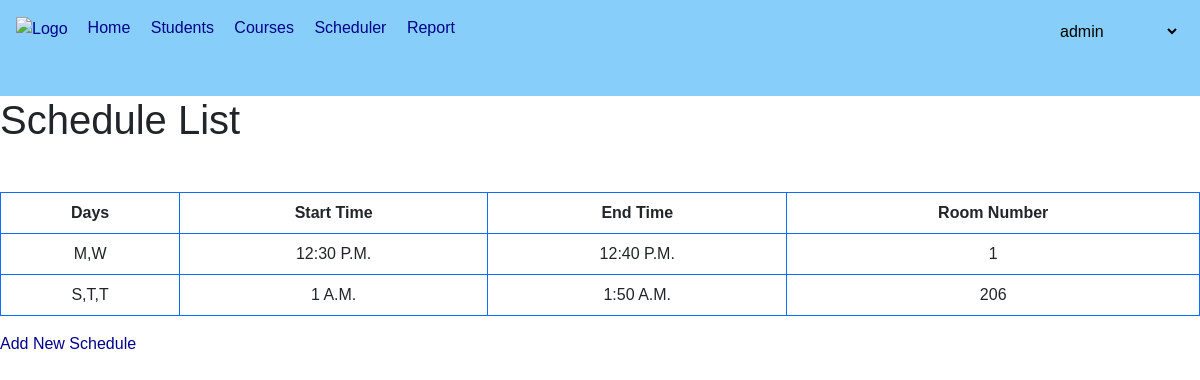
Page /schedule_list/ (signed in) on the earlier database version.
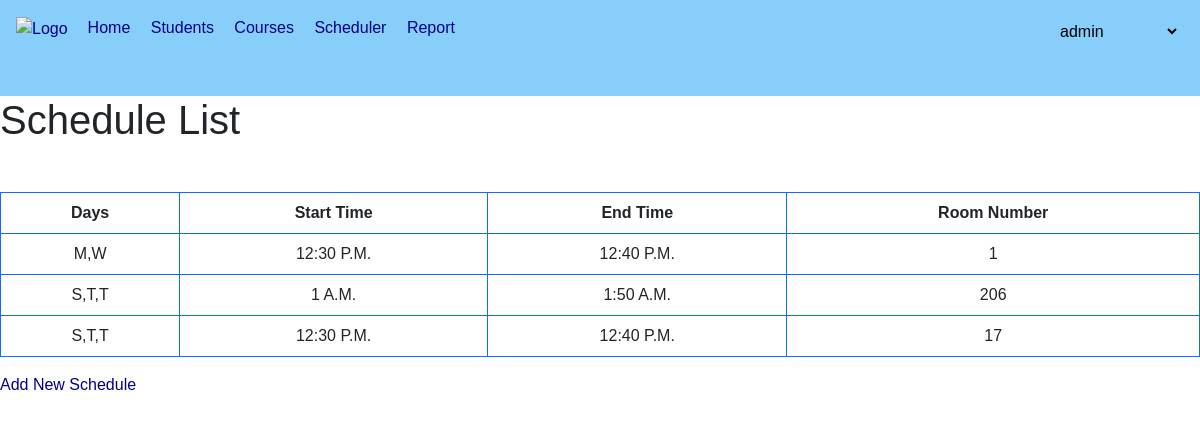
Same page on the later database version.
### courses/models.py (models this page shows, shortened)
class CourseSchedule(models.Model):
    DAY_CHOICES = (
        ('S,T,T', 'Sunday, Tuesday, Thursday'),
        ('M,W', 'Monday, Wednesday')
    )
    days = models.CharField(max_length=50, null=True, choices=DAY_CHOICES)
    start_time = models.TimeField(null=True)
    end_time = models.TimeField(null=True)
    room_no = models.CharField(max_length=10, null=True)

### courses/views.py (the view)
# urls.py: path('schedule_list/', views.schedule_list, name='schedule_list'),
@login_required
@admin_required
def schedule_list(request):
    if not request.user.is_superuser:
        raise PermissionDenied
    schedules = CourseSchedule.objects.all()
    return render(request, 'courses/Admin/schedule_list.html', {'schedules': schedules})

### courses/templates/courses/Admin/schedule_list.html (shortened to what this page needs)
{% extends "courses/Admin/mainadmin.html" %}
{% load static %}
{% block content %}
    <h1>Schedule List</h1>
        <table class="table table-bordered mt-5 text-center border-primary text-capitalize">
        <thead>
            <tr>
                <th>Days</th>
                <th>Start Time</th>
                <th>End Time</th>
                <th>Room Number</th>
            </tr>
        </thead>
        <tbody>
            {% for schedule in schedules %}
                <tr>
                    <td>{{ schedule.days }}</td>
                    <td>{{ schedule.start_time }}</td>
                    <td>{{ schedule.end_time }}</td>
                    <td>{{ schedule.room_no }}</td>
                </tr>
            {% endfor %}
        </tbody>
    </table>
    <a href="{% url 'add_schedule' %}">Add New Schedule</a>
    {% endblock content %}

Differences in the rows shown:
added CourseSchedule: days "S,T,T", start_time "12:30 P.m.", end_time "12:40 P.m.", room_no "17"
